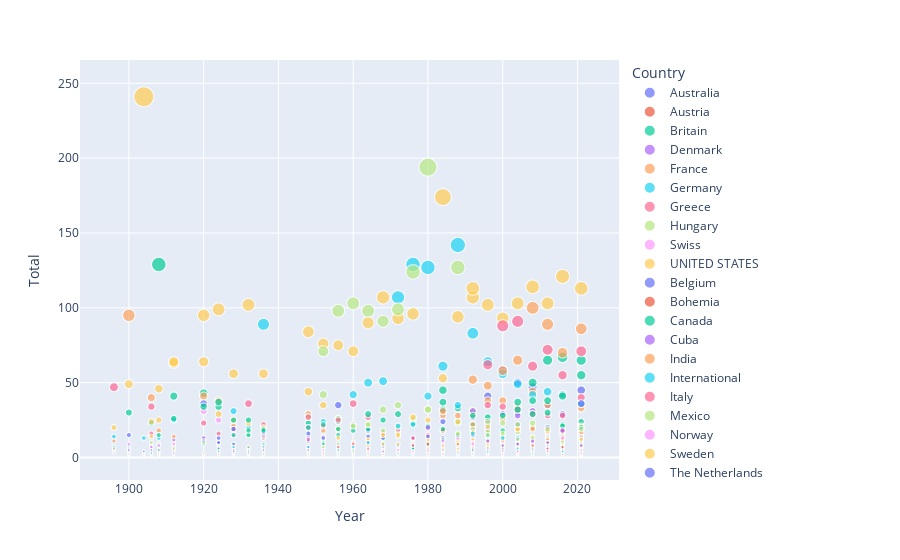

The cell this chart's notebook holds for it:
### Code cell
# Plot a scatter plot with the x-axis representing the year and y-axis representing the total number of medals for each country.
# The size of the points should be the total number of medals won by the country.
# The color of the points should be the country name.
fig = px.scatter(medals.groupby(['Year', 'Country'])['Total'].sum().reset_index(),
                 x='Year',
                 y='Total',
                 size='Total',
                 color='Country',
                 labels={'x': 'Year', 'y': 'Total Medals'})
fig.show()
